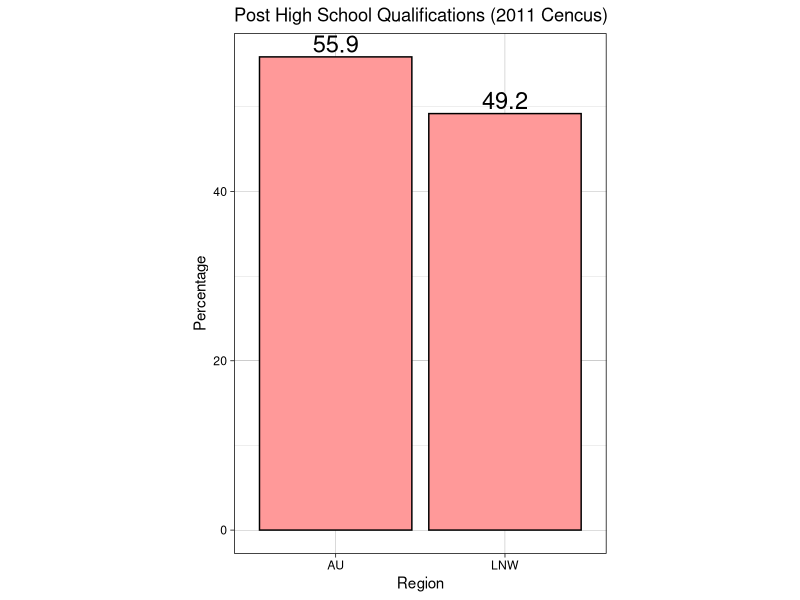

This chart was generated by the following R code:
library(tidyr)
library(dplyr)
library(magrittr)
library(ggplot2)

Australia <- read.csv(file="ABS_data/Australia_stats.csv",
                      stringsAsFactors=FALSE)
Launceston_NW <- read.csv(file="ABS_data/Launceston_NW.csv",
                      stringsAsFactors=FALSE)

# Create Region factor column 
Aust_tmp <- mutate(Australia, Region = "AU")
LNW_tmp  <- mutate(Launceston_NW, Region = "LNW")

# Append datasets
combined <- rbind(Aust_tmp, LNW_tmp)
# Remove temporary files
rm(list = ls(pattern = "_tmp*"))

# Convert region to factor
combined$Region <- as.factor(combined$Region)
# Re-order factors
combined$Region <- factor(combined$Region, levels = c("AU","LNW"))
# Move Region to first column
combined <- select(combined, Region, Time:Description)
# Rename MEASURE to Code
combined <- rename(combined, Code = MEASURE)
# Convert Code to factor
combined$Code <- as.factor(combined$Code)

# Extract education %
education <- filter(combined, Code=="SCHOOL_2") %>%
             select(Region, Value)

print(education)

# plot data: ggplot2
g <- ggplot(data = education, aes(x = Region, y = Value)) +
  geom_bar(stat = "identity", fill="#FF9999", colour="black") +
  coord_fixed(ratio = .05) +
  labs(title = "Post High School Qualifications (2011 Cencus)",
       x = "Region", y = "Percentage") +
  geom_text(aes(label=Value), 
            position=position_dodge(width=0.9), 
            vjust=-0.25,
            size = 6
            ) +
  theme_linedraw()

print(g)
